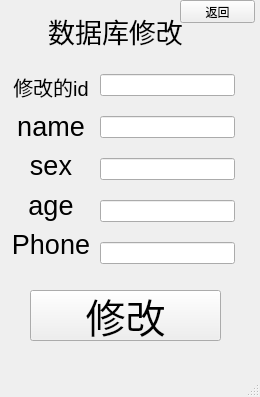
<?xml version="1.0" encoding="UTF-8"?>
<ui version="4.0">
 <class>MainWindow</class>
 <widget class="QMainWindow" name="MainWindow">
  <property name="geometry">
   <rect>
    <x>0</x>
    <y>0</y>
    <width>260</width>
    <height>397</height>
   </rect>
  </property>
  <property name="windowTitle">
   <string>MainWindow</string>
  </property>
  <widget class="QWidget" name="centralwidget">
   <widget class="QPushButton" name="pushButton_2">
    <property name="geometry">
     <rect>
      <x>30</x>
      <y>290</y>
      <width>191</width>
      <height>51</height>
     </rect>
    </property>
    <property name="font">
     <font>
      <pointsize>30</pointsize>
     </font>
    </property>
    <property name="text">
     <string>修改</string>
    </property>
   </widget>
   <widget class="QLabel" name="label">
    <property name="geometry">
     <rect>
      <x>40</x>
      <y>0</y>
      <width>151</width>
      <height>61</height>
     </rect>
    </property>
    <property name="font">
     <font>
      <pointsize>20</pointsize>
     </font>
    </property>
    <property name="layoutDirection">
     <enum>Qt::LeftToRight</enum>
    </property>
    <property name="text">
     <string>数据库修改</string>
    </property>
    <property name="alignment">
     <set>Qt::AlignCenter</set>
    </property>
   </widget>
   <widget class="QPushButton" name="pushButton">
    <property name="geometry">
     <rect>
      <x>180</x>
      <y>0</y>
      <width>75</width>
      <height>23</height>
     </rect>
    </property>
    <property name="text">
     <string>返回</string>
    </property>
   </widget>
   <widget class="QWidget" name="layoutWidget">
    <property name="geometry">
     <rect>
      <x>100</x>
      <y>60</y>
      <width>135</width>
      <height>221</height>
     </rect>
    </property>
    <layout class="QVBoxLayout" name="verticalLayout">
     <item>
      <widget class="QLineEdit" name="p_id">
       <property name="alignment">
        <set>Qt::AlignCenter</set>
       </property>
      </widget>
     </item>
     <item>
      <widget class="QLineEdit" name="p_name">
       <property name="alignment">
        <set>Qt::AlignCenter</set>
       </property>
      </widget>
     </item>
     <item>
      <widget class="QLineEdit" name="p_sex">
       <property name="alignment">
        <set>Qt::AlignCenter</set>
       </property>
      </widget>
     </item>
     <item>
      <widget class="QLineEdit" name="p_age">
       <property name="alignment">
        <set>Qt::AlignCenter</set>
       </property>
      </widget>
     </item>
     <item>
      <widget class="QLineEdit" name="p_phone">
       <property name="alignment">
        <set>Qt::AlignCenter</set>
       </property>
      </widget>
     </item>
    </layout>
   </widget>
   <widget class="QWidget" name="layoutWidget">
    <property name="geometry">
     <rect>
      <x>10</x>
      <y>70</y>
      <width>82</width>
      <height>191</height>
     </rect>
    </property>
    <layout class="QVBoxLayout" name="verticalLayout_2">
     <item>
      <widget class="QLabel" name="label_2">
       <property name="font">
        <font>
         <pointsize>15</pointsize>
        </font>
       </property>
       <property name="text">
        <string>修改的id</string>
       </property>
       <property name="alignment">
        <set>Qt::AlignCenter</set>
       </property>
      </widget>
     </item>
     <item>
      <widget class="QLabel" name="label_3">
       <property name="font">
        <font>
         <pointsize>20</pointsize>
        </font>
       </property>
       <property name="text">
        <string>name</string>
       </property>
       <property name="alignment">
        <set>Qt::AlignCenter</set>
       </property>
      </widget>
     </item>
     <item>
      <widget class="QLabel" name="label_5">
       <property name="font">
        <font>
         <pointsize>20</pointsize>
        </font>
       </property>
       <property name="text">
        <string>sex</string>
       </property>
       <property name="alignment">
        <set>Qt::AlignCenter</set>
       </property>
      </widget>
     </item>
     <item>
      <widget class="QLabel" name="label_4">
       <property name="font">
        <font>
         <pointsize>20</pointsize>
        </font>
       </property>
       <property name="text">
        <string>age</string>
       </property>
       <property name="alignment">
        <set>Qt::AlignCenter</set>
       </property>
      </widget>
     </item>
     <item>
      <widget class="QLabel" name="label_6">
       <property name="font">
        <font>
         <pointsize>20</pointsize>
        </font>
       </property>
       <property name="text">
        <string>Phone</string>
       </property>
       <property name="alignment">
        <set>Qt::AlignCenter</set>
       </property>
      </widget>
     </item>
    </layout>
   </widget>
  </widget>
  <widget class="QMenuBar" name="menubar">
   <property name="geometry">
    <rect>
     <x>0</x>
     <y>0</y>
     <width>260</width>
     <height>23</height>
    </rect>
   </property>
  </widget>
  <widget class="QStatusBar" name="statusbar"/>
 </widget>
 <resources/>
 <connections>
  <connection>
   <sender>pushButton_2</sender>
   <signal>clicked()</signal>
   <receiver>MainWindow</receiver>
   <slot>chasql()</slot>
   <hints>
    <hint type="sourcelabel">
     <x>138</x>
     <y>428</y>
    </hint>
    <hint type="destinationlabel">
     <x>125</x>
     <y>391</y>
    </hint>
   </hints>
  </connection>
  <connection>
   <sender>pushButton</sender>
   <signal>clicked()</signal>
   <receiver>MainWindow</receiver>
   <slot>back_main()</slot>
   <hints>
    <hint type="sourcelabel">
     <x>317</x>
     <y>68</y>
    </hint>
    <hint type="destinationlabel">
     <x>281</x>
     <y>89</y>
    </hint>
   </hints>
  </connection>
 </connections>
 <slots>
  <slot>chasql()</slot>
  <slot>back_main()</slot>
 </slots>
</ui>
